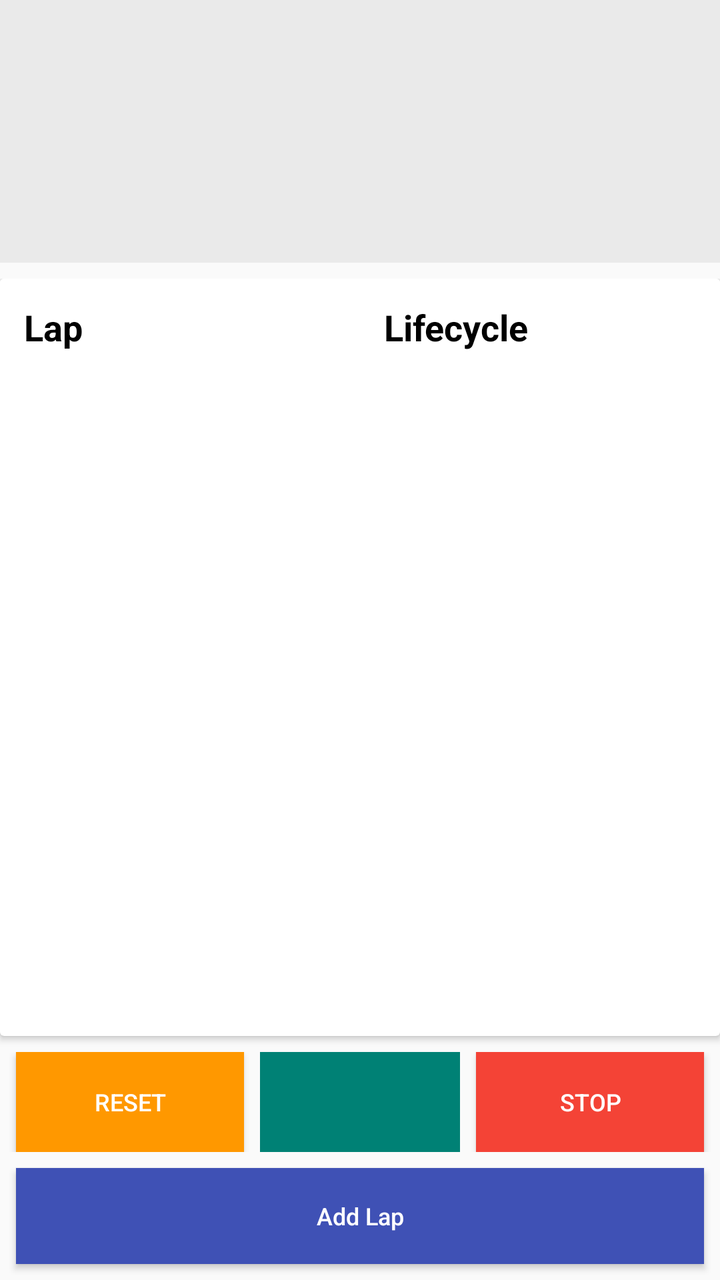
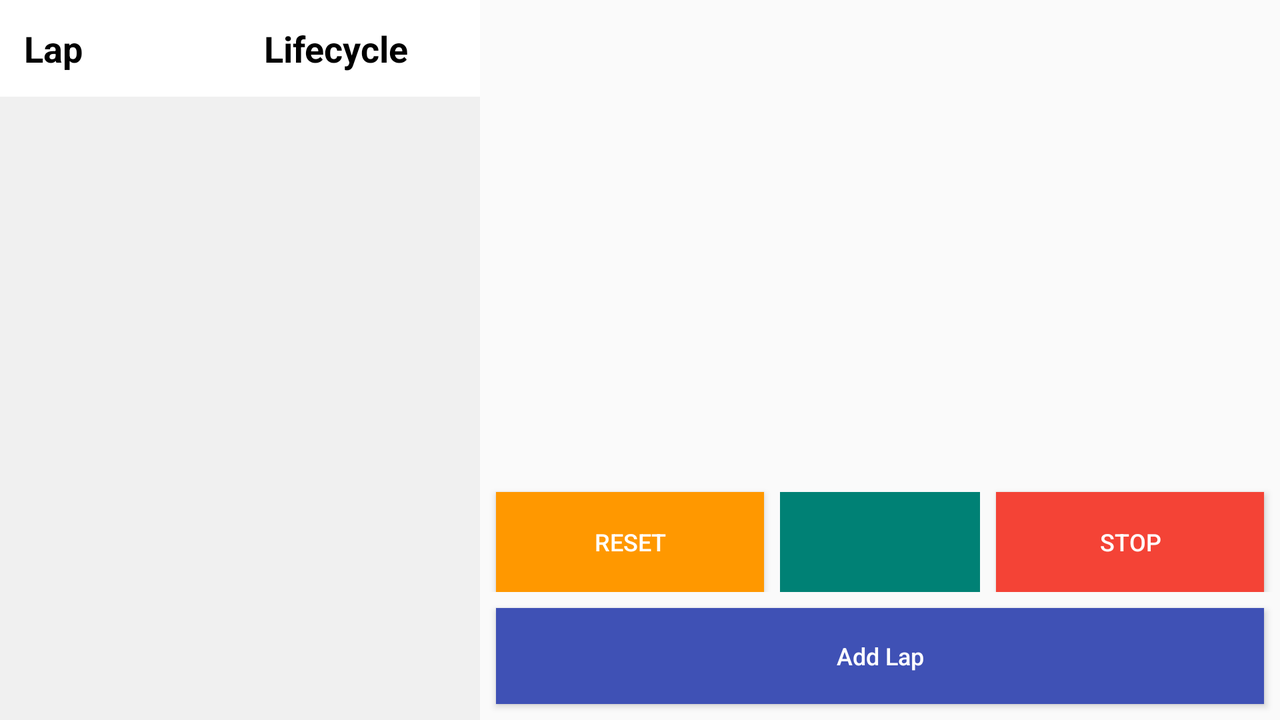

Two renders of one Android screen. The first uses the default layout on a phone; the second uses the alternative layout the repository ships for a different screen configuration, on a matching device. The two XML files are below.
<!-- AndroidManifest.xml: application theme AppTheme -->
<!-- res/layout/activity_assignment6.xml -->
<?xml version="1.0" encoding="utf-8"?>
<LinearLayout
    xmlns:android="http://schemas.android.com/apk/res/android"
    xmlns:app="http://schemas.android.com/apk/res-auto"
    xmlns:tools="http://schemas.android.com/tools"
    android:layout_width="match_parent"
    android:layout_height="match_parent"
    android:orientation="vertical"
    tools:context=".activity.ActivityAssignment6">

    <LinearLayout
        android:layout_width="match_parent"
        android:layout_height="0dp"
        android:layout_weight="1"
        android:gravity="center"
        android:orientation="vertical"
        android:background="#EAEAEA">

        <TextView
            android:id="@+id/timeView"
            android:layout_width="match_parent"
            android:layout_height="wrap_content"
            android:layout_gravity="center_horizontal"
            android:textAppearance="@android:style/TextAppearance.Large"
            android:textSize="56sp"
            android:gravity="center"
            android:textColor="@color/colorPrimaryDark"
            android:textStyle="bold"/>

    </LinearLayout>

    <LinearLayout
        android:layout_width="match_parent"
        android:layout_height="0dp"
        android:layout_weight="3"
        android:paddingTop="8dp">

        <androidx.cardview.widget.CardView
            android:layout_width="match_parent"
            android:layout_height="match_parent"
            android:layout_marginBottom="8dp">

            <LinearLayout
                android:layout_width="match_parent"
                android:layout_height="match_parent"
                android:orientation="horizontal">

                <LinearLayout
                    android:layout_width="0dp"
                    android:layout_height="match_parent"
                    android:layout_weight="1">

                    <ScrollView
                        android:layout_width="match_parent"
                        android:layout_height="match_parent">

                        <LinearLayout
                            android:layout_width="match_parent"
                            android:layout_height="match_parent"
                            android:orientation="vertical">

                            <TextView
                                android:layout_width="match_parent"
                                android:layout_height="wrap_content"
                                android:textAppearance="@android:style/TextAppearance.Large"
                                android:textSize="18sp"
                                android:padding="12dp"
                                android:text="Lap"
                                android:background="#fff"
                                android:textColor="#000"
                                android:textStyle="bold"/>

                            <TextView
                                android:id="@+id/tv_lap"
                                android:layout_width="match_parent"
                                android:layout_height="wrap_content"
                                android:textAppearance="@android:style/TextAppearance.Large"
                                android:textSize="18sp"
                                android:padding="12dp"
                                android:textColor="@color/colorPrimaryDark"/>

                        </LinearLayout>

                    </ScrollView>

                </LinearLayout>

                <LinearLayout
                    android:layout_width="0dp"
                    android:layout_height="match_parent"
                    android:layout_weight="1">

                    <ScrollView
                        android:layout_width="match_parent"
                        android:layout_height="match_parent">

                        <LinearLayout
                            android:layout_width="match_parent"
                            android:layout_height="match_parent"
                            android:orientation="vertical">

                            <TextView
                                android:layout_width="match_parent"
                                android:layout_height="wrap_content"
                                android:textAppearance="@android:style/TextAppearance.Large"
                                android:textSize="18sp"
                                android:padding="12dp"
                                android:text="Lifecycle"
                                android:background="#fff"
                                android:textColor="#000"
                                android:textStyle="bold"/>

                            <TextView
                                android:id="@+id/tv_lifecycle"
                                android:layout_width="match_parent"
                                android:layout_height="wrap_content"
                                android:textAppearance="@android:style/TextAppearance.Large"
                                android:textSize="18sp"
                                android:padding="12dp"
                                android:textColor="@color/colorPrimaryDark"/>

                        </LinearLayout>

                    </ScrollView>

                </LinearLayout>


            </LinearLayout>

        </androidx.cardview.widget.CardView>

    </LinearLayout>

    <LinearLayout
        android:layout_width="match_parent"
        android:layout_height="wrap_content"
        android:orientation="vertical">

        <LinearLayout
            android:layout_width="match_parent"
            android:layout_height="0dp"
            android:layout_weight="1"
            android:orientation="horizontal"
            android:gravity="bottom">

            <Button
                android:id="@+id/btn_reset"
                android:layout_width="0dp"
                android:layout_height="50dp"
                android:layout_weight="1"
                android:text="Reset"
                android:background="#FF9800"
                android:textColor="#fff"
                android:textSize="12sp"
                android:layout_marginLeft="8dp"
                android:layout_marginRight="8dp"/>

            <ImageView
                android:id="@+id/iv_start"
                android:layout_width="100dp"
                android:layout_height="50dp"
                android:src="@drawable/ic_play"
                android:background="#ccc"
                android:backgroundTint="@color/colorPrimaryDark"
                app:tint="#fff"
                android:padding="5dp"/>

            <Button
                android:id="@+id/btn_stop"
                android:layout_width="0dp"
                android:layout_height="50dp"
                android:layout_weight="1"
                android:text="Stop"
                android:background="#F44336"
                android:textSize="12sp"
                android:textColor="#fff"
                android:layout_marginLeft="8dp"
                android:layout_marginRight="8dp"/>


        </LinearLayout>

        <Button
            android:id="@+id/btn_add_lap"
            android:layout_width="match_parent"
            android:layout_height="wrap_content"
            android:layout_margin="8dp"
            android:background="#3F51B5"
            android:text="Add Lap"
            android:textAllCaps="false"
            android:textColor="#fff"
            android:textSize="12sp"/>

    </LinearLayout>

</LinearLayout>
<!-- resources referenced by this layout -->
<resources>
  <color name="colorPrimaryDark">#008175</color>
  <style name="AppTheme" parent="Theme.AppCompat.Light.DarkActionBar">
          
          <item name="colorPrimary">@color/colorPrimary</item>
          <item name="colorPrimaryDark">@color/colorPrimaryDark</item>
          <item name="colorAccent">@color/colorAccent</item>
      </style>
  <color name="colorPrimary">#009688</color>
  <color name="colorAccent">#03DAC5</color>
</resources>
<!-- res/layout-land/activity_assignment6.xml (the repository's variant of the layout above) -->
<!-- drawn on the phone turned sideways -->
<?xml version="1.0" encoding="utf-8"?>
<LinearLayout
    xmlns:android="http://schemas.android.com/apk/res/android"
    xmlns:app="http://schemas.android.com/apk/res-auto"
    xmlns:tools="http://schemas.android.com/tools"
    android:layout_width="match_parent"
    android:layout_height="match_parent"
    android:orientation="vertical"
    tools:context=".activity.ActivityAssignment6">

    <LinearLayout
        android:layout_width="match_parent"
        android:layout_height="match_parent"
        android:orientation="horizontal">

        <LinearLayout
            android:layout_width="0dp"
            android:layout_weight="1.2"
            android:layout_height="match_parent"
            android:orientation="vertical"
            android:background="#f0f0f0">

            <LinearLayout
                android:layout_width="match_parent"
                android:layout_height="match_parent"
                android:orientation="horizontal">

                <LinearLayout
                    android:layout_width="0dp"
                    android:layout_height="match_parent"
                    android:layout_weight="1">

                    <ScrollView
                        android:layout_width="match_parent"
                        android:layout_height="match_parent">

                        <LinearLayout
                            android:layout_width="match_parent"
                            android:layout_height="match_parent"
                            android:orientation="vertical">

                            <TextView
                                android:layout_width="match_parent"
                                android:layout_height="wrap_content"
                                android:textAppearance="@android:style/TextAppearance.Large"
                                android:textSize="18sp"
                                android:padding="12dp"
                                android:text="Lap"
                                android:background="#fff"
                                android:textColor="#000"
                                android:textStyle="bold"/>

                            <TextView
                                android:id="@+id/tv_lap"
                                android:layout_width="match_parent"
                                android:layout_height="wrap_content"
                                android:textAppearance="@android:style/TextAppearance.Large"
                                android:textSize="18sp"
                                android:padding="12dp"
                                android:textColor="@color/colorPrimaryDark"/>

                        </LinearLayout>

                    </ScrollView>

                </LinearLayout>

                <LinearLayout
                    android:layout_width="0dp"
                    android:layout_height="match_parent"
                    android:layout_weight="1">

                    <ScrollView
                        android:layout_width="match_parent"
                        android:layout_height="match_parent">

                        <LinearLayout
                            android:layout_width="match_parent"
                            android:layout_height="match_parent"
                            android:orientation="vertical">

                            <TextView
                                android:layout_width="match_parent"
                                android:layout_height="wrap_content"
                                android:textAppearance="@android:style/TextAppearance.Large"
                                android:textSize="18sp"
                                android:padding="12dp"
                                android:text="Lifecycle"
                                android:background="#fff"
                                android:textColor="#000"
                                android:textStyle="bold"/>

                            <TextView
                                android:id="@+id/tv_lifecycle"
                                android:layout_width="match_parent"
                                android:layout_height="wrap_content"
                                android:textAppearance="@android:style/TextAppearance.Large"
                                android:textSize="18sp"
                                android:padding="12dp"
                                android:textColor="@color/colorPrimaryDark"/>

                        </LinearLayout>

                    </ScrollView>

                </LinearLayout>

            </LinearLayout>

        </LinearLayout>

        <LinearLayout
            android:layout_width="0dp"
            android:layout_weight="2"
            android:layout_height="match_parent"
            android:orientation="vertical">

            <LinearLayout
                android:layout_width="match_parent"
                android:layout_height="0dp"
                android:layout_weight="1"
                android:gravity="bottom"
                android:orientation="vertical">

                <TextView
                    android:id="@+id/timeView"
                    android:layout_width="match_parent"
                    android:layout_height="wrap_content"
                    android:layout_gravity="center_horizontal"
                    android:textAppearance="@android:style/TextAppearance.Large"
                    android:textSize="56sp"
                    android:gravity="center"/>

            </LinearLayout>



            <LinearLayout
                android:layout_width="match_parent"
                android:layout_height="0dp"
                android:orientation="vertical"
                android:layout_weight="1">

                <LinearLayout
                    android:layout_width="match_parent"
                    android:layout_height="0dp"
                    android:layout_weight="1"
                    android:orientation="horizontal"
                    android:gravity="bottom">

                    <Button
                        android:id="@+id/btn_reset"
                        android:layout_width="0dp"
                        android:layout_height="50dp"
                        android:layout_weight="1"
                        android:text="Reset"
                        android:background="#FF9800"
                        android:textColor="#fff"
                        android:textSize="12sp"
                        android:layout_marginLeft="8dp"
                        android:layout_marginRight="8dp"/>

                    <ImageView
                        android:id="@+id/iv_start"
                        android:layout_width="100dp"
                        android:layout_height="50dp"
                        android:src="@drawable/ic_play"
                        android:background="#ccc"
                        android:backgroundTint="@color/colorPrimaryDark"
                        app:tint="#fff"
                        android:padding="5dp"/>

                    <Button
                        android:id="@+id/btn_stop"
                        android:layout_width="0dp"
                        android:layout_height="50dp"
                        android:layout_weight="1"
                        android:text="Stop"
                        android:background="#F44336"
                        android:textSize="12sp"
                        android:textColor="#fff"
                        android:layout_marginLeft="8dp"
                        android:layout_marginRight="8dp"/>


                </LinearLayout>

                <Button
                    android:id="@+id/btn_add_lap"
                    android:layout_width="match_parent"
                    android:layout_height="wrap_content"
                    android:layout_margin="8dp"
                    android:background="#3F51B5"
                    android:text="Add Lap"
                    android:textAllCaps="false"
                    android:textColor="#fff"
                    android:textSize="12sp"/>

            </LinearLayout>

        </LinearLayout>


    </LinearLayout>

</LinearLayout>
